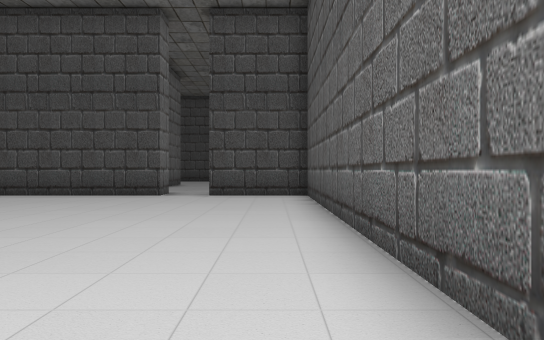
view 1 (above)

17 first-person views from a walk through a Unity game level. The camera is 1.4 m above the floor, looks level and sees 70° across. The floor is counted in squares, 2 m on a side. Each view is taken from the middle of a square. On the plan, view 1 faces up. The plan holds only what a view shows up to about 11 squares ahead; the rest is blank. The place goes on beyond the plan. The player character is not drawn.

view 2
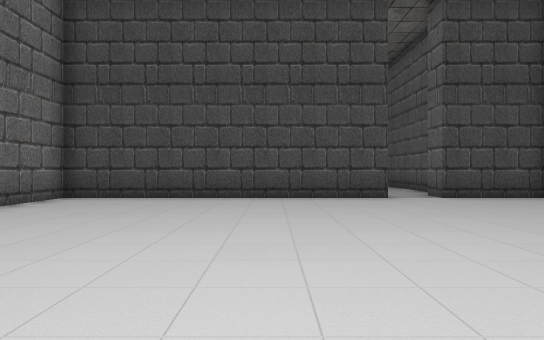

view 3
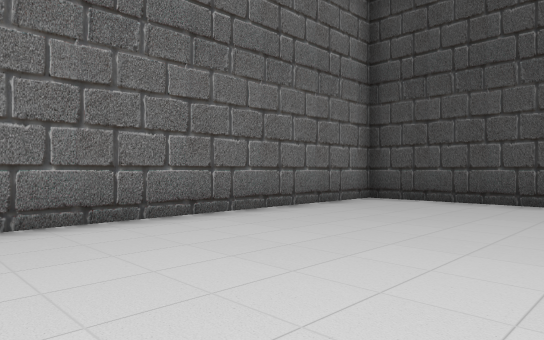

view 4
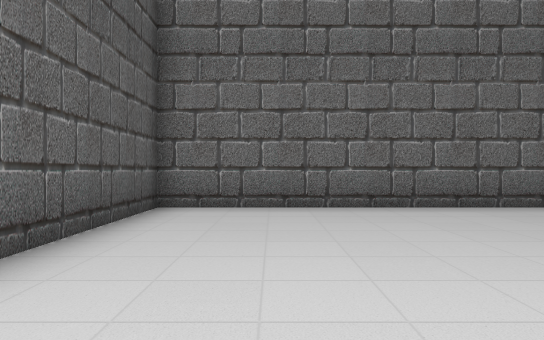

view 5
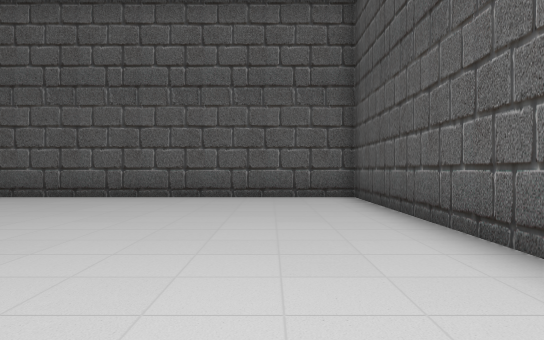

view 6
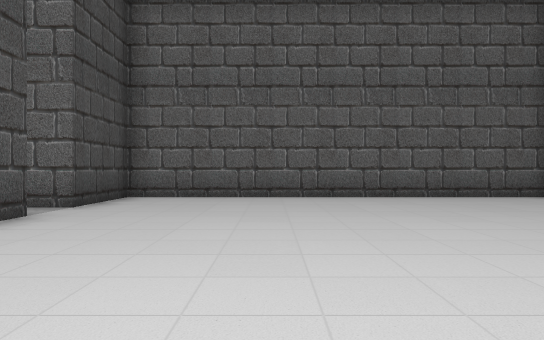

view 7
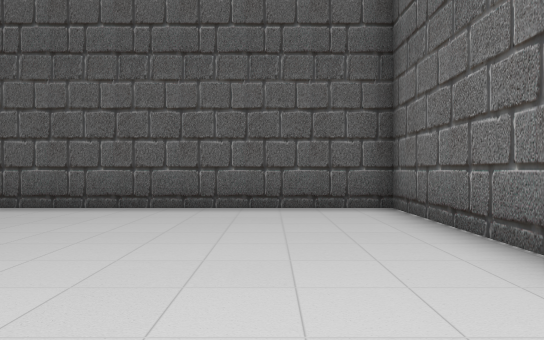

view 8
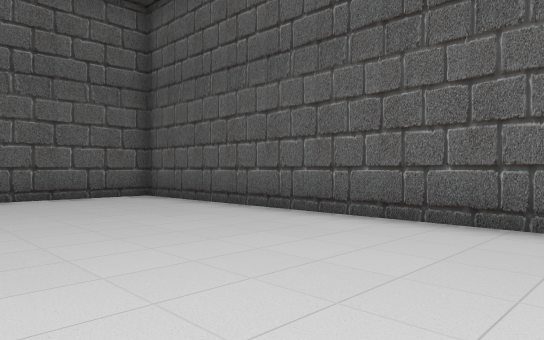

view 9
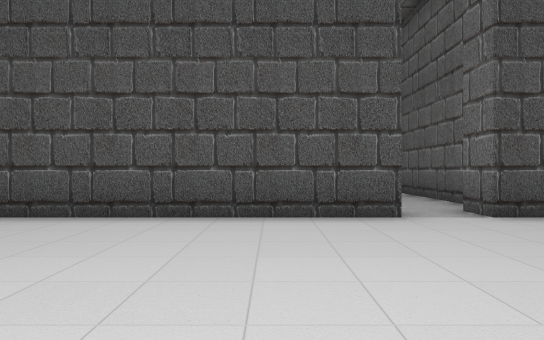

view 10
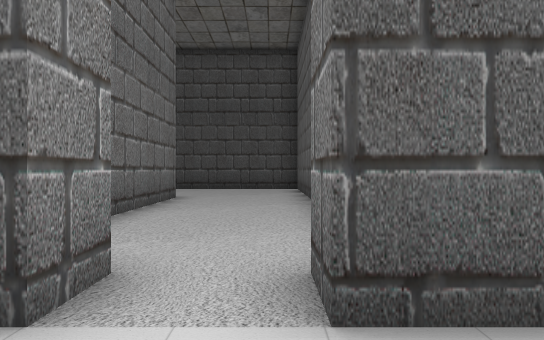

view 11
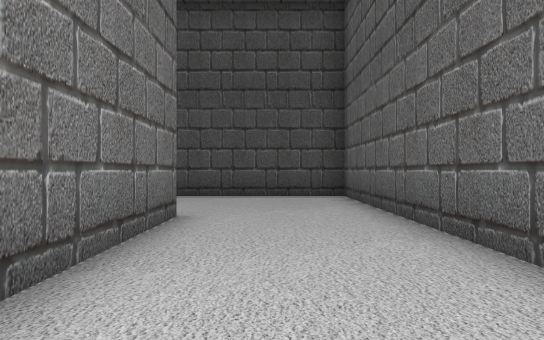

view 12
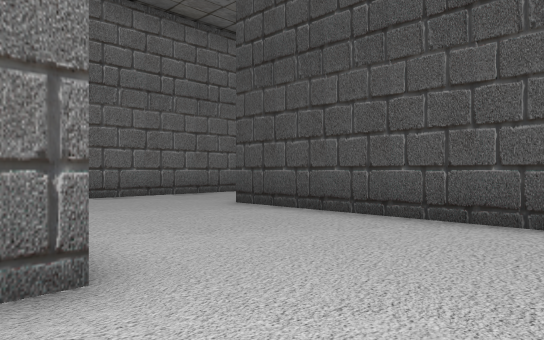

view 13
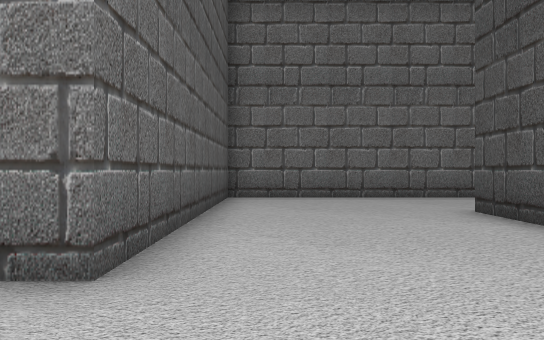

view 14
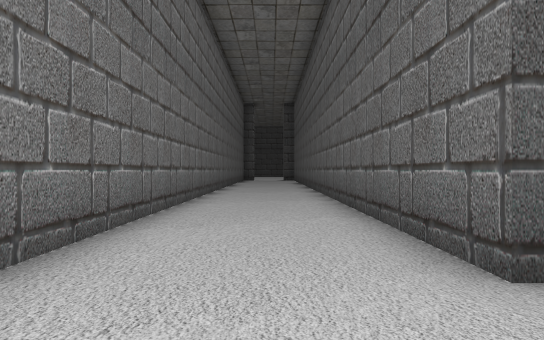

view 15
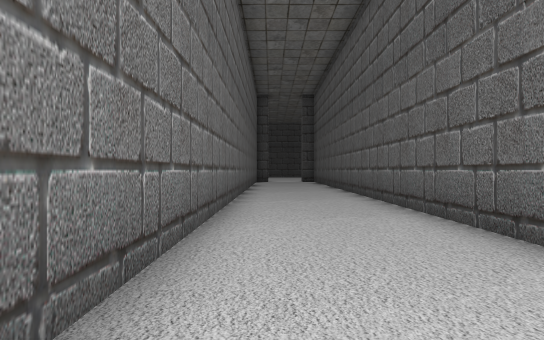

view 16
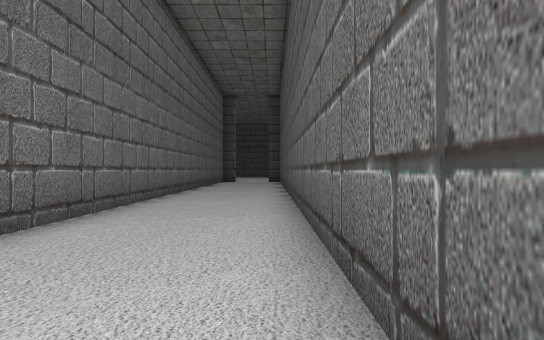

view 17
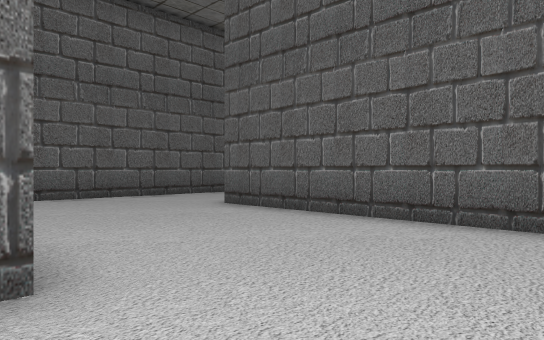

### Floor plan
Points are (right, up) in squares from view 1. A wall is a line through its corners. A room is listed if a view was taken in it or the views show most of it. See-through windows are left out.
Room 1 (views 1, 2, 3, 4, 5, 6, 7, 8, 9, 10)
walls: (-3.1, 11.6) (-3.1, 10.7) (-11.2, 10.7) (-11.2, -0.1) (1, -0.1) (1, 10.7) (-1.7, 10.7) (-1.7, 11.8)
ways out: opening at (-2.5, 12) to room 2
Room 2 (views 11, 12, 13, 14, 15, 16, 17)
walls: (-1.1, 13) (-1.1, 23.4) (-8.5, 23.4) (-8.5, 35); (-11.9, 35) (-11.9, 18.9) (-4.4, 18.9) (-4.4, 14.9)
ways out: opening at (-2.5, 12) to room 1

Where each view was taken, in squares from view 1:
view 1: 0 up, 0 right, facing up
view 2: 1 up, 6 left, facing up
view 3: 2 up, 6 left, facing up-left
view 4: 2 up, 4 left, facing left
view 5: 2 up, 9 left, facing right
view 6: 7 up, 9 left, facing right
view 7: 7 up, 9 left, facing down
view 8: 5 up, 9 left, facing down-right
view 9: 5 up, 5 left, facing up
view 10: 9 up, 2 left, facing up
view 11: 13 up, 3 left, facing up
view 12: 18 up, 2 left, facing up-left
view 13: 20 up, 2 left, facing left
view 14: 21 up, 10 left, facing up
view 15: 24 up, 11 left, facing up
view 16: 24 up, 9 left, facing up
view 17: 24 up, 11 left, facing down-right
